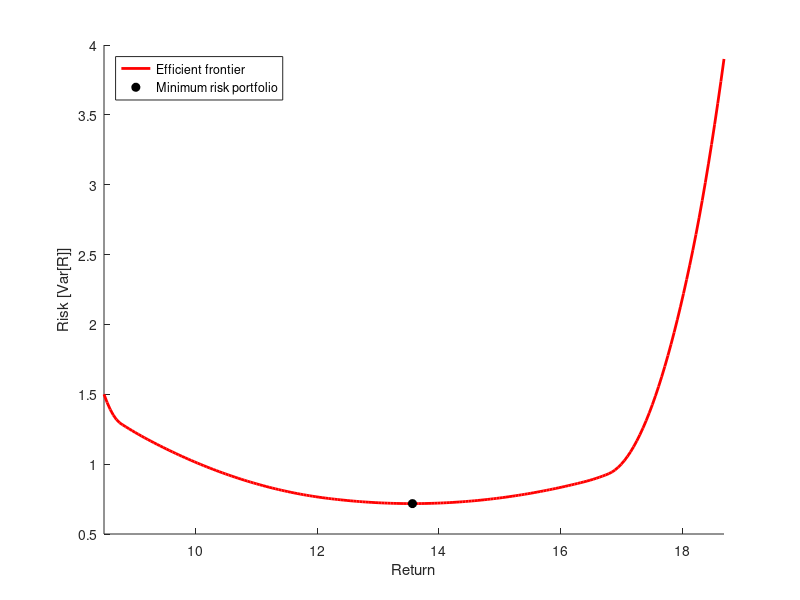

MATLAB code for this plot: (Note: this script raises an error after producing the figure.)
%% Problem 5 Driver
%% Clean up
clear
close all

%% Section 5.3
% Set up market
returns = [16.1, 8.5, 15.7, 10.02, 18.68]; 
R_val = 12; 
Sigma = [2.5 0.93 0.62 0.74 -0.23;
         0.93 1.5 0.22 0.56 0.26;   
         0.62  0.22 1.9  0.78  -0.27;
         0.74 0.56 0.78 3.6 -0.56;
         -0.23 0.26 -0.27 -0.56 3.9];  

Aeq = [returns; [1,1,1,1,1]];
beq = [R_val; 1];
Aineq = -eye(5);
bineq = zeros(5,1); 

x_min = quadprog(Sigma, [], Aineq, bineq, Aeq, beq)

risk_12 = x_min'*Sigma*x_min

%% Section 5.4
% Ramping the return R for a 1000 values
options = optimset('Display', 'off');
n = 200;

R = linspace(8.5, 18.68, n);
risk_R = zeros(n,1);
port_R = zeros(n,5);

for i = 1:length(R)
beq = [R(i); 1];
x = quadprog(Sigma, [], Aineq, bineq, Aeq, beq,[],[],[],options); 
risk_R(i) = x'*Sigma*x;
port_R(i,:) = x;
end

%% Plotting efficient frontier
% illustrating the ramping 
f = figure("Name","Efficientcy frontier");
hold on

opt_return = R(risk_R==min(risk_R));
opt_risk = min(risk_R);

%Plot efficient frontier for each possible return
plot(R,risk_R,'r', 'LineWidth',2)
plot(opt_return, opt_risk ,'ko','MarkerFaceColor', 'black');
%%title('Efficient Frontier')
xlabel('Return')
ylabel('Risk [Var[R]]')
legend('Efficient frontier','Minimum risk portfolio', 'Location','northwest')
xlim([8.5, 18.68])
hold off

savefigpdf(f, "ex5_4_efficient_frontier",5);

%% Plotting the Portfolio with minimum variance as a function of return
f = figure("Name","Portfolio Distribution");
hold on
plot(R,port_R(:,1),"LineWidth",2);
plot(R,port_R(:,2),"LineWidth",2);
plot(R,port_R(:,3),"LineWidth",2);
plot(R,port_R(:,4),"LineWidth",2);
plot(R,port_R(:,5),"LineWidth",2);
legend('Security 1','Security 2','Security 3','Security 4','Security 5','Location','north')
xlabel('Return')
ylabel('Part of portfolio')
%%title('Portfolio distribution')
xlim([8.5, 18.68])
hold off
savefigpdf(f, "ex5_4_portfolio_distribution",5);

%% Pareto Optimal Point
beq = [opt_return; 1];
x_min = quadprog(Sigma, [], Aineq, bineq, Aeq, beq)
risk_min = x_min'*Sigma*x_min

%% Section 5.8-5.11
% Set up of extended financial market.
returns_ext = [16.1, 8.5, 15.7, 10.02, 18.68, 0]; 
R_val = 14; 
Sigma_ext = [2.5 0.93 0.62 0.74 -0.23 0;
         0.93 1.5 0.22 0.56 0.26 0;
         0.62  0.22 1.9  0.78  -0.27 0;
         0.74 0.56 0.78 3.6 -0.56 0;
         -0.23 0.26 -0.27 -0.56 3.9 0;
         0 0 0 0 0 0];  

Aeq_ext = [returns_ext; [1,1,1,1,1,1]];
beq = [R_val; 1];
Aineq_ext = -eye(6);
bineq_ext = zeros(6,1); 

x_min_ext = quadprog(Sigma_ext, [], Aineq_ext, bineq_ext, Aeq_ext, beq)

risk_14_ext = x_min_ext'*Sigma_ext*x_min_ext


%% Ramping R in the extended financial market
n = 200;

R_ext = linspace(0, 18.68, n);
risk_R_ext = zeros(n,1);
port_R_ext = zeros(n,6);

for i = 1:length(R_ext)
beq = [R_ext(i); 1];
x_ext = quadprog(Sigma_ext, [], Aineq_ext, bineq_ext, Aeq_ext, beq); 
risk_R_ext(i) = x_ext'*Sigma_ext*x_ext;
port_R_ext(i,:) = x_ext;
end

%% Plotting efficient frontier for extended market
f = figure("Name","Efficientcy frontier");
hold on

opt_return_ext = R_ext(risk_R_ext==min(risk_R_ext));
opt_risk_ext = min(risk_R_ext);

%Plot efficient frontier for each possible return
plot(R_ext,risk_R_ext,'r', 'LineWidth',2)
plot(opt_return_ext, opt_risk_ext ,'ko','MarkerFaceColor', 'black');
plot(returns_ext, diag(Sigma_ext), 'x', 'Color', 'black','MarkerSize',10);
%title('Efficient Frontier')
xlabel('Return')
ylabel('Risk [Var[R]]')
legend('Efficient frontier','Minimum risk portfolio','Security coordinates','Location','northwest')
xlim([0, 18.68])
hold off

savefigpdf(f, "ex5_8_efficient_frontier",5);

%% Plotting the Portfolio with minimum variance as a function of return
f = figure("Name","Portfolio Distribution");
hold on
plot(R_ext,port_R_ext(:,1),"LineWidth",2);
plot(R_ext,port_R_ext(:,2),"LineWidth",2);
plot(R_ext,port_R_ext(:,3),"LineWidth",2);
plot(R_ext,port_R_ext(:,4),"LineWidth",2);
plot(R_ext,port_R_ext(:,5),"LineWidth",2);
plot(R_ext,port_R_ext(:,6),"LineWidth",2);
xline(14.0, "--r",'LineWidth',2)
legend('Security 1','Security 2','Security 3','Security 4','Security 5','Security f' ,'Location','north')
xlabel('Return')
ylabel('Part of portfolio')
%title('Portfolio distribution')
xlim([0, 18.68])
hold off
grid off
savefigpdf(f, "ex5_8_portfolio_distribution",5);

%% Based on Frontier, we find the minimum risk (Pareto point)
beq = [opt_return_ext; 1];
x_min_ext = quadprog(Sigma_ext, [], Aineq_ext, bineq_ext, Aeq_ext, beq)
risk_min_ext = x_min_ext'*Sigma_ext*x_min_ext

%% Plotting efficient frontiers
f = figure("Name","Efficientcy frontiers");
hold on

plot(R,risk_R,'b', "LineWidth", 2)
plot(R_ext,risk_R_ext,'r', "LineWidth", 2)
plot(R_val, 0.7176, 'o', 'Color','blue','MarkerSize',10, 'Markerfacecolor', 'b');
plot(R_val, risk_14_ext, 'o', 'Color','red','MarkerSize',10, 'MarkerFaceColor','r');
%title('Efficient Frontier')
xlabel('Return')
ylabel('Risk [Var[R]]')
legend('Old Market','New Market', 'Location','northwest')
xlim([8.5, 18.68])

hold off

savefigpdf(f, "ex5_11_efficient_frontiers",5);

%% Section 5.5-5.7,
% Below we set up a Bi-criterion optimization program for the market.
f = -returns;

Aeq = [1,1,1,1,1];
beq = 1;

Aineq = -eye(5);
bineq = zeros(5,1); 
alpha_trials = 200;
x = zeros(alpha_trials,5,3);

alphas = linspace(0.001, 1, alpha_trials)
port_risk= zeros(alpha_trials,1,3);
port_return= zeros(alpha_trials,1,3);

x0 = zeros(5,1);
s0 = ones(2*5,1);
y0 = ones(length(beq),1);
z0 = ones(2*5,1);

quadtime = zeros(alpha_trials,1);
qpsolvertime = zeros(alpha_trials,1);
Nsamples = 5;

for i = 1:alpha_trials
    % Solving QP problem with buidin solver and our solver:
    tic
    for sample=1:Nsamples
    x(i,:,1) = quadprog( alphas(i).*Sigma, (1-alphas(i)).*f', Aineq, bineq, Aeq, beq,[],[],[],options); 
    end
    quadtime(i) = toc/Nsamples;
    tic
    for sample=1:Nsamples 
    x(i,:,2) = QPSolverMehrotraInteriorPoint(alphas(i).*Sigma, (1-alphas(i)).*f',Aeq',beq,zeros(5,1),ones(5,1),x0,y0,z0,s0);
    end
    qpsolvertime(i) = toc/Nsamples;

    port_risk(i,2) = x(i,:,2)*Sigma*x(i,:,2)';
    port_return(i,2) = -f*x(i,:,2)';
end


% MSE in comparrison to quadproc.
f = figure("Name","MSE compared to quadprog");
hold on
grid on
err = sum(sqrt((x(:,:,1)-x(:,:,2)).^2),2)
plot(alphas, err,'LineWidth',2);
xlabel('\alpha')
ylabel('MSE compared to quadprog')
hold off
%savefigpdf(f, "ex5_5_MSE_alpha",5);

f = figure("Name","Log10 Mean Squared Error compared with quadprog");
err = sum(sqrt((x(:,:,1)-x(:,:,2)).^2),2)
semilogy(alphas, err,'LineWidth',2);
hold on
grid on
xlabel('\alpha')
ylabel('MSE compared to quadprog')
hold off
%savefigpdf(f, "ex5_5_Log_MSE_alpha",5);

% Time - efficiency
f = figure("Name","Time comparrison");
hold on
grid on
plot(alphas, qpsolvertime,'LineWidth',2);
plot(alphas, quadtime,'LineWidth',2);
legend("Own Solver", "QuadProg")
%%title(sprintf("Mean over %d samples", Nsamples))
xlabel('\alpha')
ylabel('time [s]')
hold off
%savefigpdf(f, "ex5_5_time_comparisson",5);


%Efficient Frontier
f = figure("Name","Bi-Criterion");
hold on
plot(port_return(:,2),port_risk(:,2),'r', 'LineWidth',2)
xlim([8.5, 18.68])
%%title('Bi-Criterion sampling \alpha')
xlabel('Return')
ylabel('Risk [Var[R]]')
hold off
%savefigpdf(f, "ex5_5_bi_criterion_for_alpha",5);